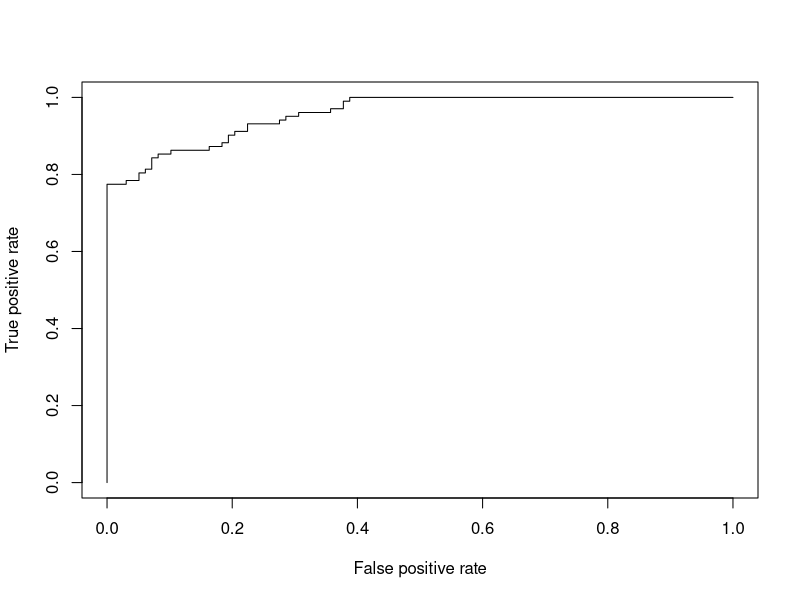
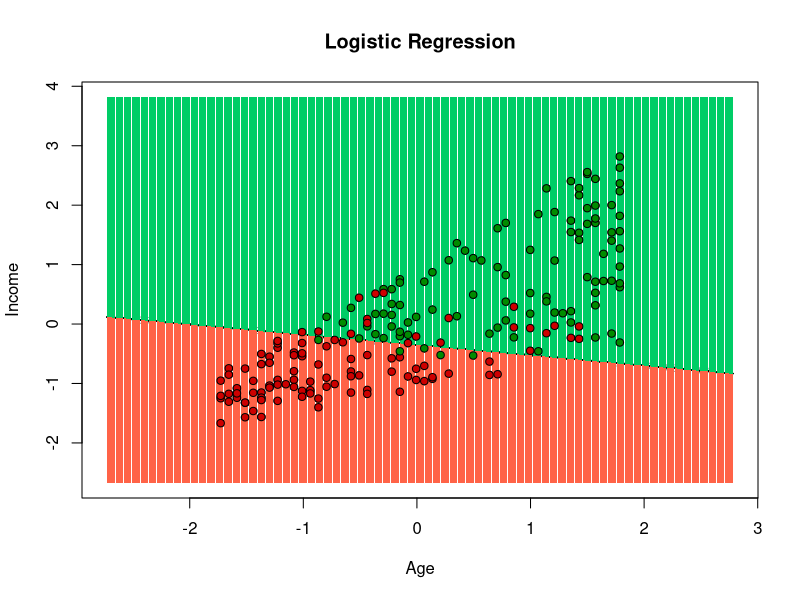

The R script that drew these images, in order:
# LOGISTIC REGRESSION

# Download the data

set.seed(123)
f <- read.csv('Data/bank.csv', header = TRUE, encoding = 'UNICOD')
head (f)


# Statistics

## Descriptive statistics

library (psych)
describe(f)


## Factors as numeric

f <- f[,-1]
f$sex <- as.numeric(as.factor(f$sex))-1
f$married <- as.numeric(as.factor(f$married))-1
f$car <- as.numeric(as.factor(f$car))-1
f$mortgage <- as.numeric(as.factor(f$mortgage))-1
f$delays <- as.numeric(as.factor(f$delays))-1
head (f)


# Splitting the scaled dataset into the TRAIN set and TEST set

set.seed(123)
library(caTools)
split = sample.split(f$delays, SplitRatio = 2/3)
f_train = subset(f, split == TRUE)
f_test = subset(f, split == FALSE)


# Features Scaling

mage <- mean(f_train$age)
sage <- sd(f_train$age)
mincome <- mean(f_train$income)
sincome <- sd(f_train$income)
mchildren <- mean(f_train$children)
schildren <- sd(f_train$children)

f_train$age <- (f_train$age-mage)/sage
f_test$age <- (f_test$age-mage)/sage

f_train$income <- (f_train$income-mincome)/sincome
f_test$income <- (f_test$income-mincome)/sincome

f_train$children <- (f_train$children-mchildren)/schildren
f_test$children <- (f_test$children-mchildren)/schildren

head (f_train)
head(f_test)

# Fitting (Benchmark model)

class_lr <- glm(delays ~ ., f_train, family = binomial)
summary(class_lr)


## Optimized model

class_opt <- glm(delays ~ age + income, f_train, family = binomial)
summary(class_opt)


# Predicting

p <- predict(class_opt, f_test[, c('age','income')], type = 'response')
y <- ifelse(p > 0.5, 1, 0)


## Confusion Matrix

cm = table(f_test[, 'delays'], y > 0.5)
print(cm)


## ROC

library(ROCR)
pref <- prediction(p, f_test$delays)
perf <- performance(pref, "tpr", "fpr")
plot(perf)


# Visualising the Test set results

library(ggplot2)
set = f_test[,c('age','income','delays')]
X1 = seq(min(set['age']) - 1, max(set['age']) + 1, by = 0.01)
X2 = seq(min(set['income']) - 1, max(set['income']) + 1, by = 0.01)
grid_set = expand.grid(X1, X2)
colnames(grid_set) = c('age', 'income')
prob_set = predict(class_opt, grid_set, type = 'response')
y_grid = ifelse(prob_set > 0.7, 1, 0)
plot(set[, -3],
     main = 'Logistic Regression',
     xlab = 'Age', ylab = 'Income',
     xlim = range(X1), ylim = range(X2))
contour(X1, X2, matrix(as.numeric(y_grid), length(X1), length(X2)), add = TRUE)
points(grid_set, pch = '.', col = ifelse(y_grid == 1, 'tomato', 'springgreen3'))
points(set, pch = 21, bg = ifelse(set[, 3] == 1, 'red3', 'green4'))


# Write prepared data to the file

write.csv2(f_train, file = "Data/bank_train.csv")
write.csv2(f_test, file = "Data/bank_test.csv")
